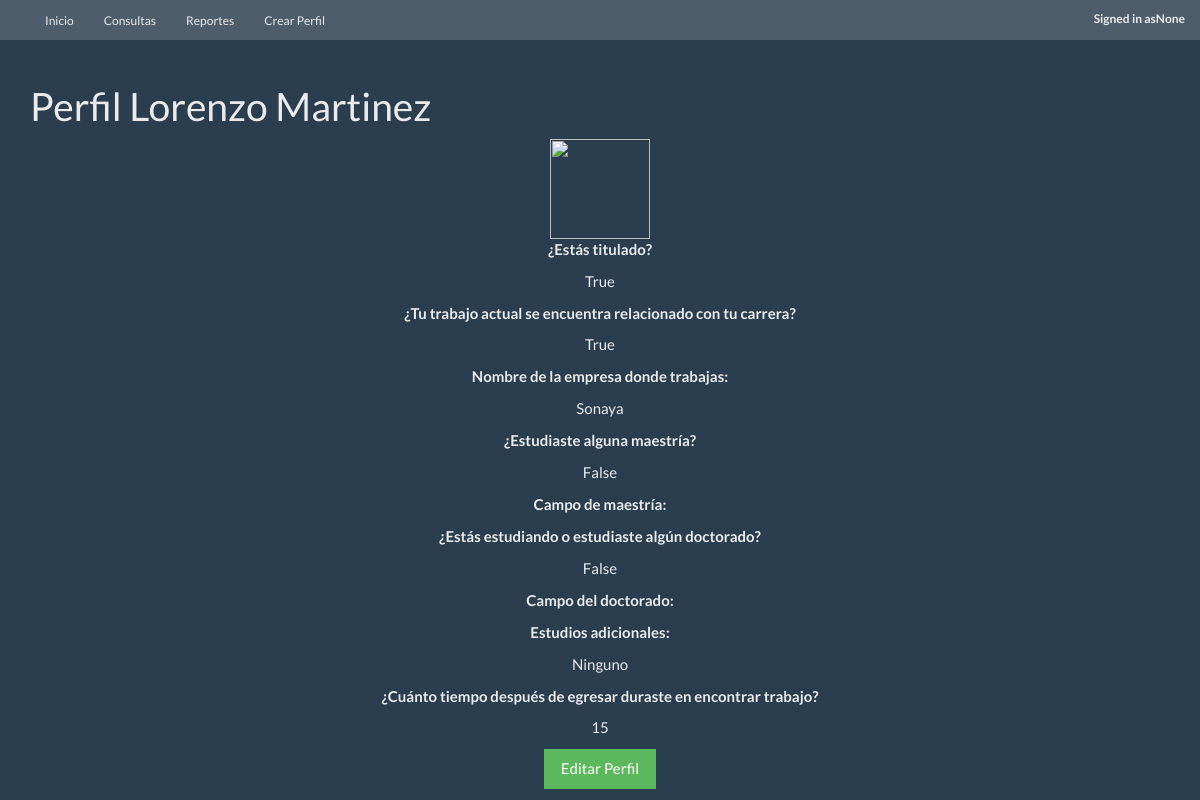
The page /perfil/10256987 on the database its author committed.
### home/models.py (models this page shows, shortened)
class Perfil(models.Model):
	NC_egresado=models.ForeignKey(EgresadosE)
	Titulado=models.BooleanField()
	Trabajo_Carrera=models.BooleanField()
	Empresa_trabajo=models.CharField(max_length=50,blank=True)
	Maestria=models.BooleanField()
	Maestria_descripcion=models.CharField(max_length=50,blank=True)
	Doctorado=models.BooleanField()
	Doctorado_descripcion=models.CharField(max_length=50,blank=True)
	Estudios_adicionales=models.TextField()
	Tiempo_trabajo=models.IntegerField()

class EgresadosE(models.Model):
	CARRERAS=(
		('ISC','Ingenieria en Sistemas Computacionales'),
		('IEM','Ingenieria Electromecanica'),
		('IInd','Ingenieria Industrial'),
		('IInf','Ingenieria en Informatica'),
		)
	Usuario_egresado=models.OneToOneField(User)
	No_control=models.CharField(max_length=10,primary_key=True,unique=True)
	Nombre_egresado=models.CharField(max_length=20)
	App_egresado=models.CharField(max_length=20)
	Apm_egresado=models.CharField(max_length=20)
	Carrera=models.CharField(max_length=50,choices=CARRERAS)
	Fecha_ingreso=models.CharField(max_length=4)
	Fecha_egreso=models.CharField(max_length=4)
	Correo=models.EmailField()
	Foto = models.ImageField(upload_to='Egresados_Fotos', blank=True)
	class Meta:
		permissions = (
            ("editar_perfil", "Editar Perfil Usuario"),
            )

### home/views.py (the view)
# urls.py: url(r'^perfil/(?P<pk>\d+)$', Detalle_perfil, name='perfil_view'),
def Detalle_perfil(request,pk):
	r=Perfil.objects.get(NC_egresado=pk)
	return render(request,'perfil.html',{'list':r})

### templates/perfil.html (shortened to what this page needs)
{% extends 'base.html' %}
{%block content%}
<div class="container">
<header><h1>Perfil {{list.NC_egresado.Nombre_egresado}} {{list.NC_egresado.App_egresado}}</h1></header>
	<center>
	<img src="/media/Egresados_fotos/{{list.Foto}}" height="100" width="100">
	<p><b>¿Estás titulado?</b> </p>
	<p>{{list.Titulado}}</p>
	<p><b>¿Tu trabajo actual se encuentra relacionado con tu carrera?</b></p>
	<p> {{list.Trabajo_Carrera}}</p>
	<p><b>Nombre de la empresa donde trabajas:</b></p>
	<p> {{list.Empresa_trabajo}}</p>
	<p><b>¿Estudiaste alguna maestría?</b></p>
	<p>{{list.Maestria}}</p>
	<p><b>Campo de maestría:</b></p>
	<p><b>¿Estás estudiando o estudiaste algún doctorado?</b></p>
	<p> {{list.Doctorado}}</p>
	<p><b>Campo del doctorado:</b></p>
	<p><b>Estudios adicionales:</b></p>
	<p> {{list.Estudios_adicionales}}</p>
	<p><b>¿Cuánto tiempo después de egresar duraste en encontrar trabajo?</b></p>
	<p>{{list.Tiempo_trabajo}}</p>
	<a class="btn btn-success" href="/editar/{{list.pk }}" role="button">Editar Perfil</a>
	</center>
</div>
{%endblock%}

### rows shown on the page
Perfil: NC_egresado.Nombre_egresado "Lorenzo", NC_egresado.App_egresado "Martinez", Titulado "True", Trabajo_Carrera "True", Empresa_trabajo "Sonaya", Maestria "False", Doctorado "False", Estudios_adicionales "Ninguno", Tiempo_trabajo "15"
